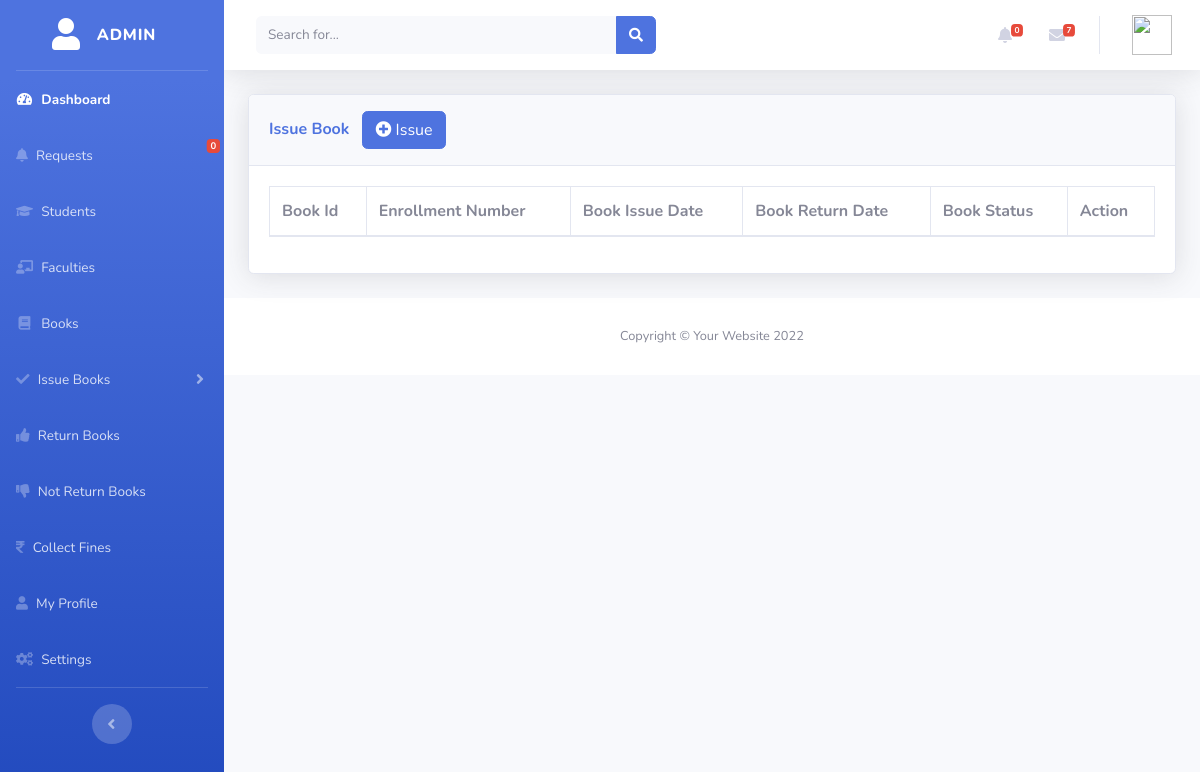
Page /issue_book.php on the earlier database version.
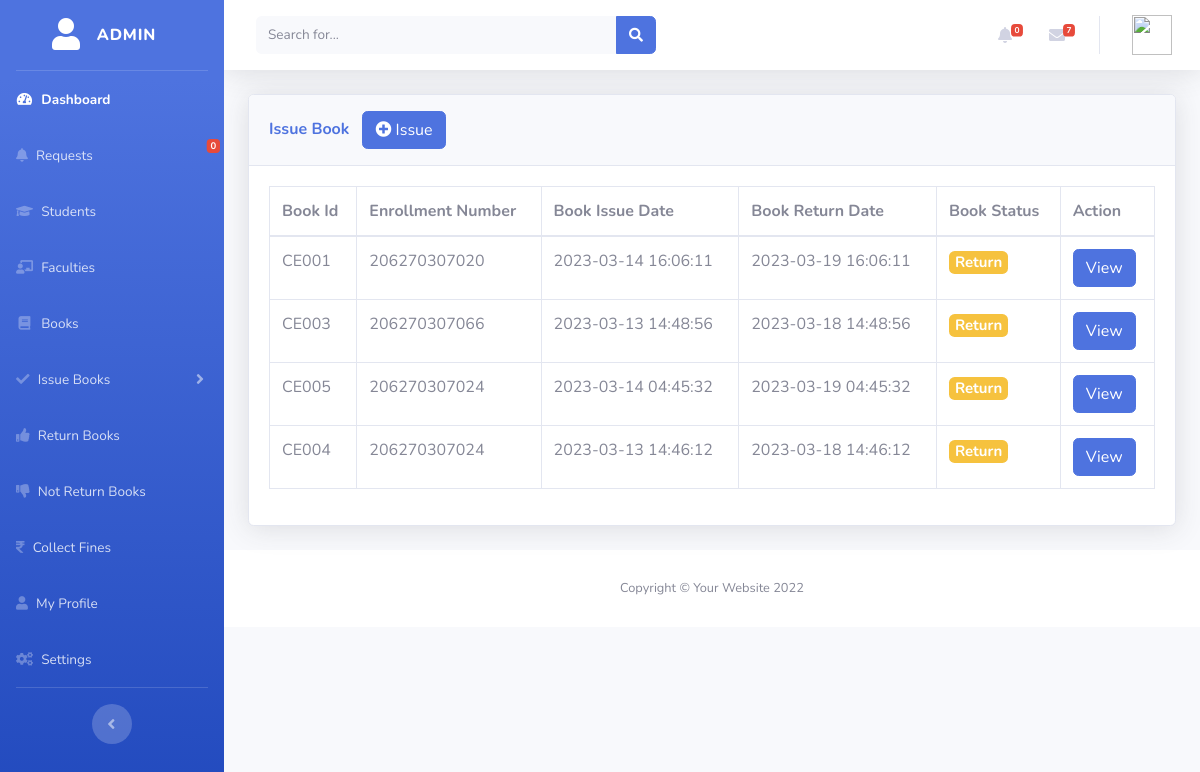
Same page on the later database version.
### tables this page shows
CREATE TABLE IF NOT EXISTS `issue_book` (
  `issue_book_id` int NOT NULL AUTO_INCREMENT,
  `book_id` varchar(20) NOT NULL,
  `user_id` bigint NOT NULL,
  `issue_date_time` varchar(30) NOT NULL,
  `expected_return_date` varchar(30) NOT NULL,
  `return_date_time` varchar(30) NOT NULL,
  `book_fines` varchar(30) NOT NULL,
  `book_issue_status` enum('Issue','Return','Not Return') NOT NULL,
  PRIMARY KEY (`issue_book_id`)
);

### function.php (called while the page is built, shortened)
<?php
    function convert_data($string, $action = 'encrypt'){
        $encrypt_method = "AES-256-CBC";
        $secret_key = 'AA74CDCC2BBRT935136HH7B63C27';
        $secret_iv = '5fgf5HJ5g27';
        $key = hash('sha256', $secret_key);
        $iv = substr(hash('sha256', $secret_iv), 0, 16);
        if ($action == 'encrypt')
        {
            $output = openssl_encrypt($string, $encrypt_method, $key, 0, $iv);
            $output = base64_encode($output);
        }
        else if ($action == 'decrypt')
        {
            $output = openssl_decrypt(base64_decode($string), $encrypt_method, $key, 0, $iv);
        }
        return $output;
    }
?>

### issue_book.php (the view, shortened to what the changed rows need)
<?php
include('admin/header.php');
include('admin/navbar.php');
include('function.php');
?>
<?php
$errors = NULL;
?>
<?php
if(isset($_GET["action"]))
{
    if($_GET["action"] == 'add')
    {
?>
<div class="container-fluid">
  <div class="card shadow mb-4">
    <div class="card-header py-3">
      <h6 class="m-0 font-weight-bold text-primary"> Issue Book </h6>
    </div>
    <div class="card-body">
      <form action="issue_book.php" method="POST" autocomplete="">
        <div class="mb-3">
          <label class="form-label">Book ID</label>
          <span style="color:red;">*</span>
          <input type="text" name="book_id" id="book_id" class="form-control" />
          <span id="book_id_result"></span>
        </div>
        <div class="mb-3">
          <label class="form-label">Student Enrollment Number</label>
          <span style="color:red;">*</span>
          <input type="text" name="user_id" id="user_id" class="form-control" />
          <span id="enrollment_number_result"></span>
        </div>
        <div class="mt-4 mb-0">
          <input type="submit" name="issue_book_button" class="btn btn-primary" value="Issue" />
        </div>
      </form>
      <script>
        var book_id = document.getElementById('book_id');
        book_id.onkeyup = function () {
          if (this.value.length > 0) {
            var form_data = new FormData();
            form_data.append('action', 'search_book_id');
            form_data.append('request', this.value);
            fetch('action.php', {
              method: "POST",
              body: form_data
            }).then(function (response) {
              return response.json();
            }).then(function (responseData) {
              var html = '<div class="list-group" style="position:absolute; width:97%">';
              if (responseData.length > 0) {
                for (var count = 0; count < responseData.length; count++) {
                  // html += '<a href="#" class="list-group-item list-group-item-action"><span onclick="get_text(this)">' + responseData[count].id + ' - ' + responseData[count].book_title + '</span></a>';
                  html += '<a href="#" class="list-group-item list-group-item-action"><span onclick="get_text(this)">'+responseData[count].id+'</span> - <span class="text-muted">'+responseData[count].book_title+'</span></a>';
                  // html += '<a href="#" class="list-group-item list-group-item-action" onclick="get_text(this)">' + responseData[count].id + ' - ' + responseData[count].book_title + '</a>';
                }
              }
              else {
                html += '<a href="#" class="list-group-item list-group-item-action">No Book Found</a>';
              }
              html += '</div>';
              document.getElementById('book_id_result').innerHTML = html;
            });
          }
          else {
            document.getElementById('book_id_result').innerHTML = '';
          }
        }
        function get_text(event) {
          document.getElementById('book_id_result').innerHTML = '';
          document.getElementById('book_id').value = event.textContent;
        }
        var user_id = document.getElementById('user_id');
        user_id.onkeyup = function () {
          if (this.value.length > 0) {
            var form_data = new FormData();
            form_data.append('action', 'search_user_id');
            form_data.append('request', this.value);
            fetch('action.php', {
              method: "POST",
              body: form_data
            }).then(function (response) {
              return response.json();
            }).then(function (responseData) {
              var html = '<div class="list-group" style="position:absolute; width:97%">';
              if (responseData.length > 0) {
                for (var count = 0; count < responseData.length; count++) {
                  html += '<a href="#" class="list-group-item list-group-item-action"><span onclick="get_text1(this)">'+responseData[count].enrollment_number+'</span> - <span class="text-muted">'+responseData[count].first_name+' '+ responseData[count].last_name + '</span></a>';
                }
              }
              else {
                html += '<a href="#" class="list-group-item list-group-item-action">No Student Found</a>';
              }
              html += '</div>';
              document.getElementById('enrollment_number_result').innerHTML = html;
            });
          }
          else {
            document.getElementById('enrollment_number_result').innerHTML = '';
          }
        }
        function get_text1(event) {
          document.getElementById('enrollment_number_result').innerHTML = '';
          document.getElementById('user_id').value = event.textContent;
        }
      </script>
    </div>
  </div>
</div>
</div>
<?php
  }
        else if($_GET["action"] == 'view'){
            $issue_book_id = convert_data($_GET["code"], 'decrypt');
            if($issue_book_id > 0){
                $query = "SELECT * FROM issue_book
                WHERE issue_book_id = '$issue_book_id'";
                $result = mysqli_query($connection, $query);
                foreach($result as $row){
                    $query = "SELECT * FROM books
                    WHERE book_id = '".$row["book_id"]."' ";
                    $book_result = mysqli_query($connection, $query);
                    $query = "SELECT * FROM register
                    WHERE enrollment_number = '".$row["user_id"]."'";
                    $user_result = mysqli_query($connection, $query);
                    if($errors != ''){
                        echo '<div class="alert alert-danger">
                              <button type="button" class="close" data-dismiss="alert" aria-label="Close">
                              <span aria-hidden="true">×</span>
                              </button>'.$errors.'</div>';
                    }
                    foreach($book_result as $book_data){
                        echo '
                        <div class="container-fluid">
                          <div class="card shadow mb-4">
                            <div class="card-header py-3">
                              <h4 class="m-0 font-weight-bold text-primary"> Book Details </h4>
                              <table class="table table-bordered">
                                  <tr>
                                      <th width="30%">Book ID</th>
                                      <td width="70%">'.$book_data["book_id"].'</td>
                                  </tr>
                                  <tr>
                                      <th width="30%">Book Title</th>
                                      <td width="70%">'.$book_data["book_title"].'</td>
                                  </tr>
                                  <tr>
                                      <th width="30%">Author</th>
                                      <td width="70%">'.$book_data["author_name"].'</td>
                                  </tr>
                              </table>
                              </div>
                            </div>
                          </div>
                        ';
                    }
                    foreach($user_result as $user_data)
                    {
                        echo '
                        <div class="container-fluid">
                          <div class="card shadow mb-4">
                            <div class="card-header py-3">
                              <h4 class="m-0 font-weight-bold text-primary"> User Details </h4>
                              <table class="table table-bordered">
                                  <tr>
                                      <th width="30%">Enrollment Number</th>
                                      <td width="70%">'.$user_data["enrollment_number"].'</td>
                                  </tr>
                                  <tr>
                                      <th width="30%">Full Name</th>
                                      <td width="70%">'.$user_data["first_name"].' '.$user_data["last_name"].'</td>
                                  </tr>
                                  <tr>
                                      <th width="30%">Contact No.</th>
                                      <td width="70%">'.$user_data["contact"].'</td>
                                  </tr>
                                  <tr>
                                      <th width="30%">Email Address</th>
                                      <td width="70%">'.$user_data["email"].'</td>
                                  </tr>
                              </table>
                              </div>
                            </div>
                          </div>
                        ';
                    }
                    $status = $row["book_issue_status"];
                    $form_item = '';
                    if($status == "Issue"){
                        $status = '<h5><span class="badge badge-success">Issue</span></h5>';
                        $form_item = '
                        <label><input type="checkbox" name="book_return_confirmation" value="Yes" /> I aknowledge that I have received Issued Book</label>
                        <br />
                        <div class="mt-4 mb-4">
                            <input type="submit" name="book_return_button" value="Book Return" class="btn btn-primary" />
                        </div>
                        ';
                    }
                    if($status == 'Not Return'){
                        $status = '<h5><span class="badge badge-danger">Not Return</span></h5>';
                        $form_item = '
                        <label><input type="checkbox" name="book_return_confirmation" value="Yes" /> I aknowledge that I have received Issued Book</label><br />
                        <div class="mt-4 mb-4">
                            <input type="submit" name="book_return_button" value="Book Return" class="btn btn-primary" />
                        </div>
                        ';
                    }
                    if($status == 'Return'){
                        $status = '<h5><span class="badge badge-warning">Return</span></h5>';
                    }
                    echo '
                    <div class="container-fluid">
                      <div class="card shadow mb-4">
                        <div class="card-header py-3">
                          <h4 class="m-0 font-weight-bold text-primary"> Issue Book Details </h4>
                          <table class="table table-bordered">
                              <tr>
                                  <th width="30%">Book Issue Date</th>
                                  <td width="70%">'.$row["issue_date_time"].'</td>
                              </tr>
                              <tr>
                                  <th width="30%">Book Return Date</th>
                                  <td width="70%">'.$row["expected_return_date"].'</td>
                              </tr>
                              <tr>
                                  <th width="30%">Book Issue Status</th>
                                  <td width="70%">'.$status.'</td>
                              </tr>
                          </table>
                          <form method="POST">
                              <input type="hidden" name="issue_book_id" value="'.$issue_book_id.'" />
                              <input type="hidden" name="book_id" value="'.$row["book_id"].'" />
                              '.$form_item.'
                          </form>
                          </div>
                        </div>
                      </div>
                    ';
                }
            }
        }
}
else{
?>
<div class="container-fluid">
<div class="card shadow mb-4">
  <div class="card-body">
    <div class="table-responsive">
      <table class="table table-bordered" id="datatableid" width="100%" cellspacing="0">
        <thead>
          <tr>
            <th> Book Id </th>
            <th> Enrollment Number </th>
            <th> Book Issue Date</th>
            <th> Book Return Date</th>
            <th> Book Status</th>
            <th> Action</th>
          </tr>
        </thead>
        <tbody>
        <?php
        $query = "SELECT * FROM issue_book";
        $query_run = mysqli_query($connection, $query);
        if(mysqli_num_rows($query_run) > 0){
          while($row = mysqli_fetch_assoc($query_run)){
            $status = $row["book_issue_status"];
						if($status == 'Return'){
							$status = '<h5><span class="badge badge-warning">Return</span></h5>';
						}
          ?>
            <tr>
            <td><?php  echo $row['book_id']; ?></td>
            <td><?php  echo $row['user_id']; ?></td>
            <td><?php  echo $row['issue_date_time']; ?></td>
            <td><?php  echo $row['expected_return_date']; ?></td>
            <td><?php  echo $status; ?></td>
            <td>
            <?php
              echo'
              <a href="issue_book.php?action=view&code='.convert_data($row["issue_book_id"]).'" class="btn btn-primary">
                View
              </a>'
            ?>
            </td>
            </tr>
          <?php
          }
        }
          ?>
        </tbody>
      </table>
    </div>
  </div>
</div>
</div>
      <?php
        }
      ?>
<?php
include('admin/footer.php');
?>

Differences in the rows shown:
added issue_book: book "CE001", user "206270307020", issue_date_time "2023-03-14 16:06:11", expected_return_date "2023-03-19 16:06:11", book_issue_status "Return"
added issue_book: book "CE003", user "206270307066", issue_date_time "2023-03-13 14:48:56", expected_return_date "2023-03-18 14:48:56", book_issue_status "Return"
added issue_book: book "CE005", user "206270307024", issue_date_time "2023-03-14 04:45:32", expected_return_date "2023-03-19 04:45:32", book_issue_status "Return"
added issue_book: book "CE004", user "206270307024", issue_date_time "2023-03-13 14:46:12", expected_return_date "2023-03-18 14:46:12", book_issue_status "Return"
